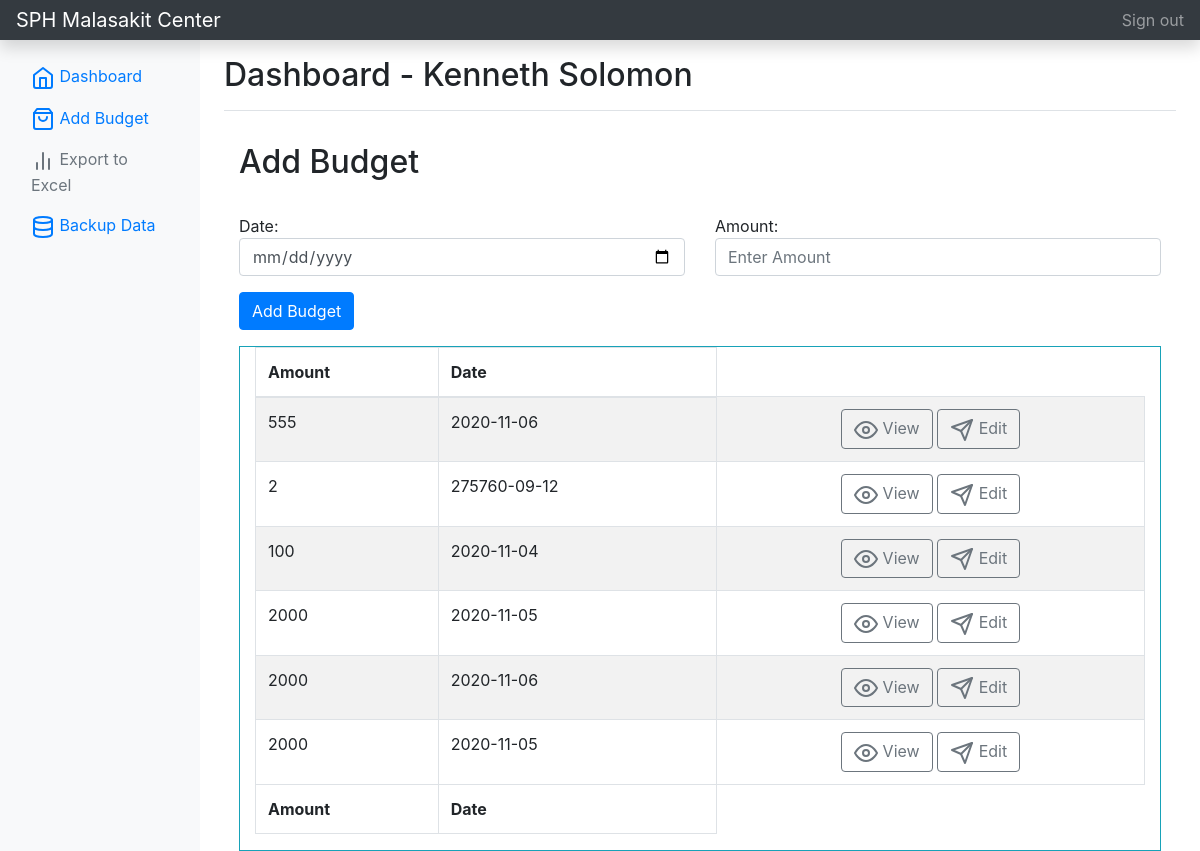
The page /addBudget.php (signed in) on the database as committed earlier.
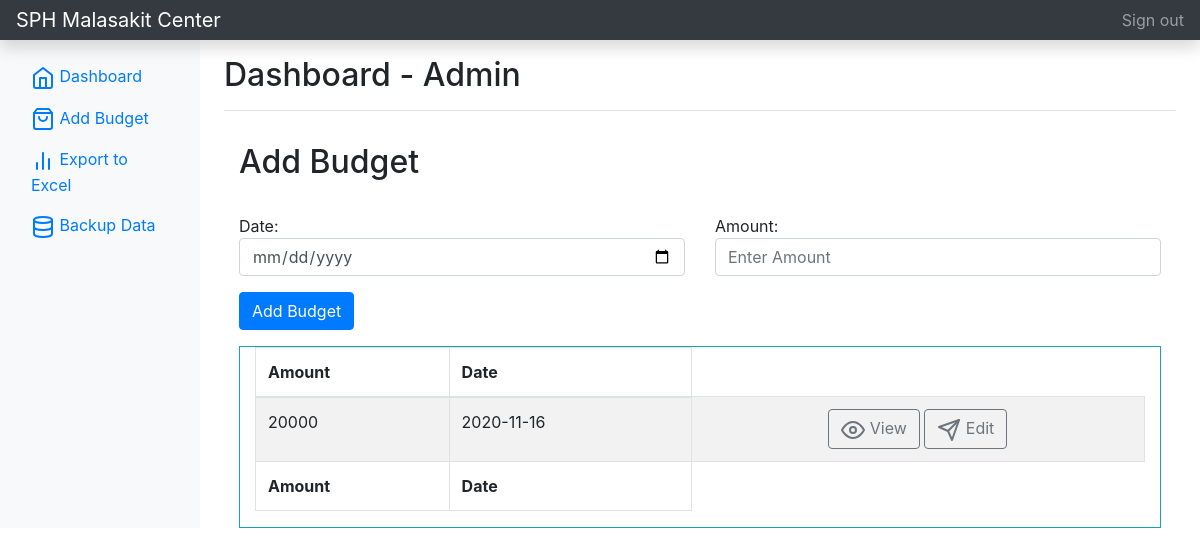
The same page on the database as committed later.
### tables this page shows
CREATE TABLE IF NOT EXISTS `budget_history` (
  `id` int(12) unsigned NOT NULL AUTO_INCREMENT,
  `amount` int(12) unsigned NOT NULL DEFAULT '0',
  `date` varchar(50) NOT NULL DEFAULT '0',
  PRIMARY KEY (`id`)
);

### addBudget.php (the view, shortened to what this page needs)
<?php
include_once('connection.php');
if (isset($_SESSION['loggedin'])) {
?>
<!doctype html>
<html lang="en">
  <head>
<link href="./assets/css/bootstrap.min.css" rel="stylesheet">
    <link href="./assets/css/bootstrap.min2.css" rel="stylesheet">
  </head>
  <body>
    <nav class="navbar navbar-dark sticky-top bg-dark flex-md-nowrap p-0 shadow">
  <a class="navbar-brand col-md-3 col-lg-2 mr-0 px-3" href="home.php?id=<?php echo $_GET['id'] ?>">SPH Malasakit Center</a>
  <ul class="navbar-nav px-3">
    <li class="nav-item text-nowrap">
      <a class="nav-link" href="logout.php">Sign out</a>
    </li>
  </ul>
</nav>
<div class="container-fluid">
  <div class="row">
  <?php include 'sidebar.php';?>
    <main role="main" class="col-md-9 ml-sm-auto col-lg-10 px-md-4">
      <div class="d-flex justify-content-between flex-wrap flex-md-nowrap align-items-center pt-3 pb-2 mb-3 border-bottom">
        <h1 class="h2">Dashboard - <?php echo $_SESSION['user_fullname'] ?></h1>
      </div>
            <div class="container">
                <div class="d-flex justify-content-between flex-wrap flex-md-nowrap align-items-center pt-3 pb-2 mb-3 ">
                    <h1 class="h2">Add Budget</h1>
                </div>
                    <form action="action.php?id=<?php echo $_GET['id'] ?>" method="POST">
                        <div class="row">
                            <div class="col-6">
                                <div class="form-group">
                                Date:
                                    <input name="budget_date" type="date" class="form-control"required>
                                </div>
                            </div>
                            <div class="col-6">
                                <div class="form-group">
                                Amount:
                                    <input name="amount" type="number" min="0" step=".01" class="form-control" placeholder="Enter Amount" required>
                                </div>
                            </div>
                        </div>
                        <button name="btnAddBudget" type="submit" class="btn btn-primary">Add Budget</button>
                    </form>
                    <div class="container-fluid mt-3">
                <div class="row">
                        <div class="col-md-12 border border-info">
                            <div class="table-responsive">
                            <table id="example" class="table table-striped table-bordered" style="width:100%">
                                <thead>
                                    <tr>
                                        <th>Amount</th>
                                        <th>Date</th>
                                    </tr>
                                </thead>
                                <tbody>
                                <?php
                                $sql = "SELECT * FROM budget_history ORDER BY id desc LIMIT 12";
                                    $result = mysqli_query($conn, $sql);
                                    if (mysqli_num_rows($result) > 0) {
                                        while ($row = mysqli_fetch_assoc($result)) {
                                            $amount = $row['amount'];
                                            $date = $row['date'];
                                            echo '
                                                <tr>
                                                    <td>' . $amount . '</td>
                                                    <td>' . $date . '</td>
                                                    <td align="center">
                                                        <a href="addAvailment.php?id='.$_GET['id'].'" class="btn btn-md btn-outline-secondary"><span data-feather="eye"></span> View</a>
                                                        <a href="editClient.php?id='.$_GET['id'].'" class="btn btn-md btn-outline-secondary"><span data-feather="send"></span> Edit</a>
                                                    </td>
                                                </tr>
                                                ';
                                        }
                                    }
                                    ?>
                                </tbody>
                                <tfoot>
                                    <tr>
                                        <th>Amount</th>
                                        <th>Date</th>
                                    </tr>
                                </tfoot>
                            </table>
                        </div>
                    </div>
                </div>
            </div>
            </div>
    </main>
  </div>
</div>
    </body>
</html>
<?php
} else {
    $url = "./index.php";
    $url = str_replace(PHP_EOL, '', $url);
    header("Location: $url");
}
?>

### sidebar.php
<?php $id = $_GET['id'];  ?>
<nav id="sidebarMenu" class="col-md-3 col-lg-2 d-md-block bg-light sidebar collapse">
      <div class="sidebar-sticky pt-3">
        <ul class="nav flex-column">
          <li class="nav-item">
            <a class="nav-link" href="home.php?id=<?php echo $_GET['id'] ?>">
              <span data-feather="home"></span>
              Dashboard <span class="sr-only">(current)</span>
            </a>
          </li>
          <li class="nav-item">
            <a class="nav-link" href="addBudget.php?id=<?php echo $_GET['id'] ?>">
              <span data-feather="shopping-bag"></span>
              Add Budget
            </a>
          </li>
          <li class="nav-item">
                <?php
                    $sql = "SELECT * FROM tbl_client WHERE patient_status ='Discharged'";
                    $result = mysqli_query($conn, $sql);
                    $total_discharged = mysqli_num_rows($result) ;
                ?>
            <?php
              if($total_discharged >= 1){
                echo '
                <a class="nav-link" href="./exportexcel.php?id='.$id.'">
                  <span data-feather="bar-chart-2"></span>
                  Export to Excel
                </a>
                ';
              } else {
                echo '
                <a class="nav-link disabled" href="./exportexcel.php?id='.$id.'">
                  <span data-feather="bar-chart-2"></span>
                  Export to Excel
                </a>
                ';
              }
            ?>
          </li>
          <li class="nav-item">
            <a class="nav-link" href="./exportsql.php?id=<?php echo $id ?>">
              <span data-feather="database"></span>
              Backup Data
            </a>
          </li>
        </ul>
      </div>
    </nav>

Rows that differ between the two databases and show on the page:
removed budget_history: amount "555", date "2020-11-06"
removed budget_history: amount "2", date "275760-09-12"
removed budget_history: amount "100", date "2020-11-04"
removed budget_history: amount "2000", date "2020-11-05"
removed budget_history: amount "2000", date "2020-11-06"
removed budget_history: amount "2000", date "2020-11-05"
added budget_history: amount "20000", date "2020-11-16"
Other text that changed with them:
$_SESSION['user_fullname']: "Kenneth Solomon" → "Admin"
